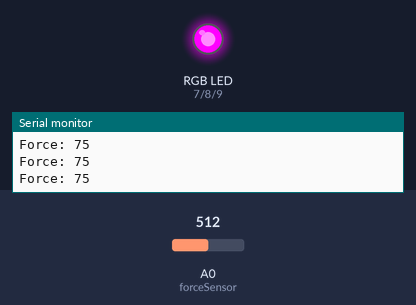
Recording of a sketch running on a simulated Arduino Uno, built with avr-gcc and run on an emulated ATmega328P. On the bench: an RGB LED mixed from three pins (HIGH = lit), the last lines printed to the serial monitor. Inputs (shaded band) come from the test bench; at power-on: A0 (forceSensor) = 512.

Above: at 1.2 s.
1.3 s: A0 (forceSensor) set to 543
At 2.3 s:
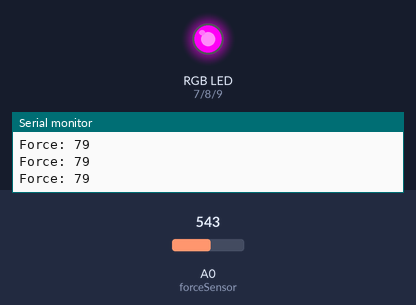
2.8 s: A0 (forceSensor) set to 716
At 4.0 s:
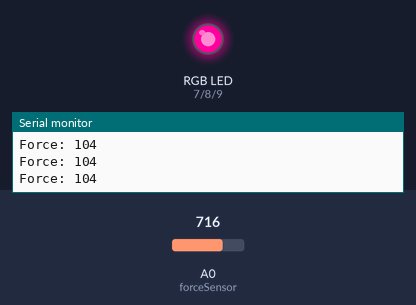
4.3 s: A0 (forceSensor) set to 900
At 5.5 s:
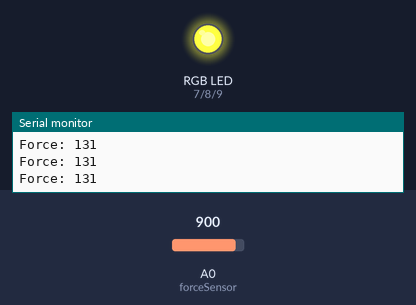
5.8 s: A0 (forceSensor) set to 1023
At 6.8 s:
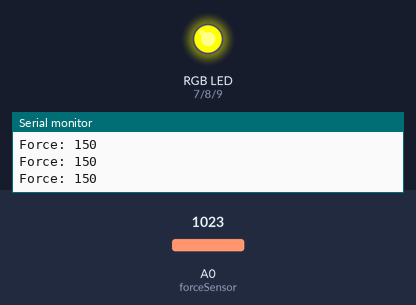
7.3 s: A0 (forceSensor) set to 1013
At 8.5 s:
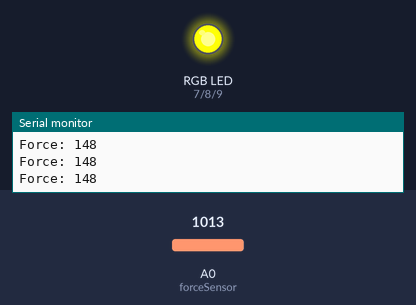
8.8 s: A0 (forceSensor) set to 122
At 10.2 s:
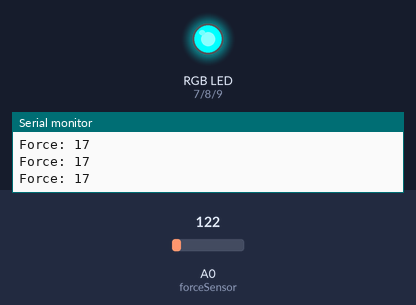
Timing chart, 0 to 11.3 s (numbered marks = the images above; inputs shaded):
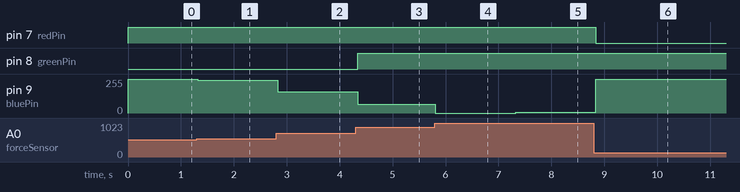

Measured:
- after the input at 1.3 s, pin 9 (bluePin): 255/255 → 245/255 at once
- after the input at 2.8 s, pin 9 (bluePin): 245/255 → 159/255 at once
- after the input at 4.3 s, pin 8 (greenPin): LOW → HIGH at once; pin 9 (bluePin): 159/255 → 66/255 at once
- after the input at 5.8 s, pin 9 (bluePin): 66/255 → 0/255 at once
- after the input at 7.3 s, pin 9 (bluePin): 0/255 → 7/255 at once
- after the input at 8.8 s, pin 7 (redPin): HIGH → LOW at once; pin 9 (bluePin): 7/255 → 255/255 at once

The sketch:

Arduino_UNO_RGB_LED_force_circuit.ino
```cpp
const int forceSensor = A0;

const int redPin = 7;
const int greenPin = 8;
const int bluePin = 9;

void setup() {
  Serial.begin(9600);

  pinMode(redPin, OUTPUT);
  pinMode(greenPin, OUTPUT);
  pinMode(bluePin, OUTPUT);
}

void loop() {
  int forceValue = analogRead(forceSensor);

  // Map sensor value to force range 0–150
  int force = map(forceValue, 0, 1023, 0, 150);
  force = constrain(force, 0, 150);

  Serial.print("Force: ");
  Serial.println(force);

  int red, green, blue;

  if (force <= 75) {
    // Gradual transition: Red → Green
    red = map(force, 0, 75, 255, 0);
    green = map(force, 0, 75, 0, 255);
    blue = 0;
  }
  else {
    // Gradual transition: Green → Blue
    red = 0;
    green = map(force, 76, 150, 255, 0);
    blue = map(force, 76, 150, 0, 255);
  }

  // Common Anode RGB LED — values are inverted
  analogWrite(redPin, 255 - red);
  analogWrite(greenPin, 255 - green);
  analogWrite(bluePin, 255 - blue);

  delay(50);
}
```
